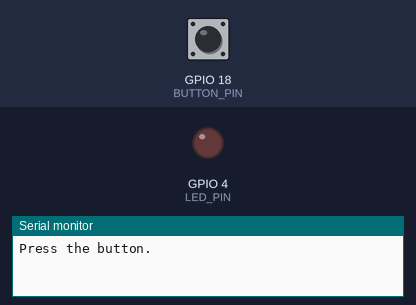
Simulated run of this sketch. Board: ESP32. On the bench: output pins drawn as LEDs (lit = HIGH), the last lines printed to the serial monitor. Inputs (shaded band) come from the test bench; at power-on: GPIO 18 (BUTTON_PIN) HIGH.

Above: at 1.2 s.
1.3 s: GPIO 18 (BUTTON_PIN) pulled LOW for 0.15 s
At 2.0 s:
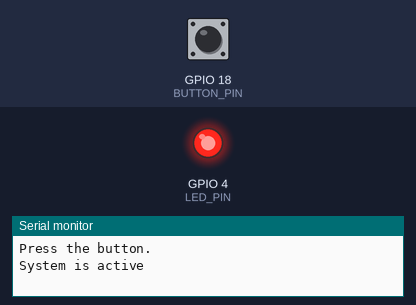
2.9 s: GPIO 18 (BUTTON_PIN) pulled LOW for 1 s
At 3.4 s:
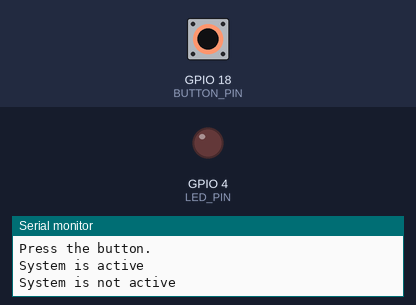
5.4 s: GPIO 18 (BUTTON_PIN) pulled LOW for 3.2 s
At 6.6 s:
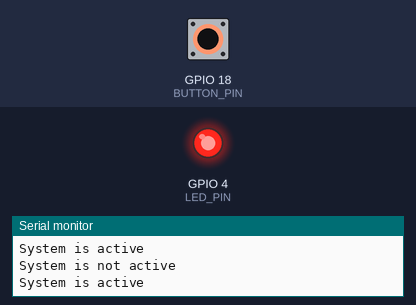
Timing chart, 0 to 8.4 s (numbered marks = the images above; inputs shaded):
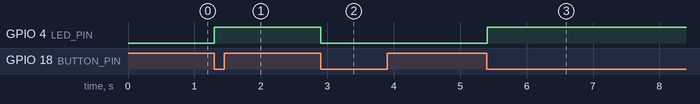

The sketch:

button.ino
```cpp
const int BUTTON_PIN = 18;
const int LED_PIN = 4;
int oldValue = HIGH; // default/idle value for pin 4 is high.
int active = false;

void setup() {
  Serial.begin(115200);
  Serial.println("Press the button.");

  // Initialize the pin for reading the button.
  pinMode(BUTTON_PIN, INPUT_PULLUP);
  pinMode(LED_PIN, OUTPUT);
}

void loop() {
  // Read the value of pin 4.
  int newValue = digitalRead(BUTTON_PIN);

  // Check if the value was changed,
  // by comparing it with the previous value.
  if (oldValue == HIGH && newValue == LOW) {
    active = !active;

    if (active) {
      Serial.println("System is active");
      digitalWrite(LED_PIN, HIGH);
    } else {
      Serial.println("System is not active");
      digitalWrite(LED_PIN, LOW);
    }
    // Remember the value for the next time.
  }

  oldValue = newValue;

  delay(20);
}
```

Measured:
- after the input at 1.3 s, GPIO 4 (LED_PIN): LOW → HIGH at once
- after the input at 2.9 s, GPIO 4 (LED_PIN): HIGH → LOW at once
- after the input at 5.4 s, GPIO 4 (LED_PIN): LOW → HIGH at once
